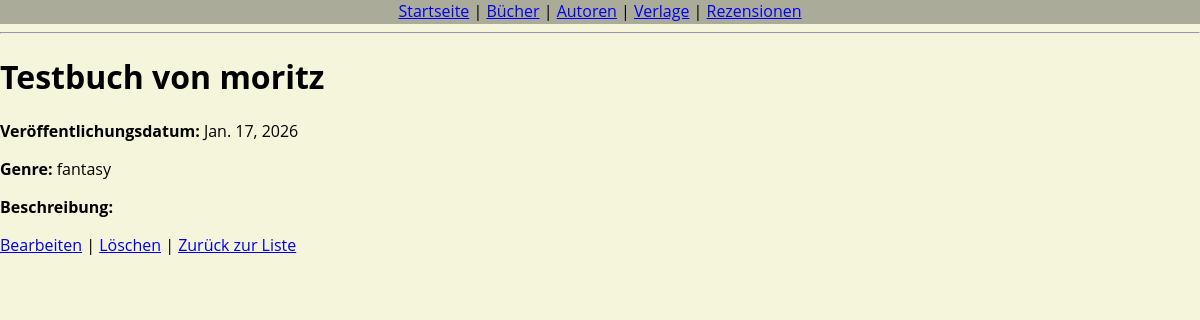
Page /books/1/ on the committed database.
### library/models.py (models this page shows, shortened)
class BookItem(models.Model):
    Titel = models.CharField(max_length=200)
    Author = models.ForeignKey(Author, on_delete=models.SET_NULL, null=True, blank=True)
    Veröffentlichungsdatum = models.DateField(default=date.today)
    Publisher = models.ForeignKey(Publisher, on_delete=models.CASCADE, null=True, blank=True)
    Genre = models.CharField(max_length=100, blank=True)
    Beschreibung = models.TextField(blank=True)

### library/views.py (the view)
# urls.py: path("books/<int:pk>/", views.BookDetailView.as_view(), name="book_detail"),
class BookDetailView(DetailView):
    model = BookItem
    template_name = "library/book/book_detail.html"

### library/templates/library/book/book_detail.html
{% extends "library/base.html" %}
{% block content %}
  <h1>{{ object.Titel }}</h1>
  <p><strong>Veröffentlichungsdatum:</strong> {{ object.Veröffentlichungsdatum }}</p>
  <p><strong>Genre:</strong> {{ object.Genre }}</p>
  <p><strong>Beschreibung:</strong> {{ object.Beschreibung }}</p>
  <p>
    <a href="{% url 'book_update' object.pk %}">Bearbeiten</a> |
    <a href="{% url 'book_delete' object.pk %}">Löschen</a> |
    <a href="{% url 'book_list' %}">Zurück zur Liste</a>
  </p>
{% endblock %}

### library/templates/library/base.html (style rules this page uses)
body { font-family: 'Open Sans', sans-serif; background-color: beige; margin: 0; }

### rows in the picture
BookItem: Titel "Testbuch von moritz", Veröffentlichungsdatum "Jan. 17, 2026", Genre "fantasy"
